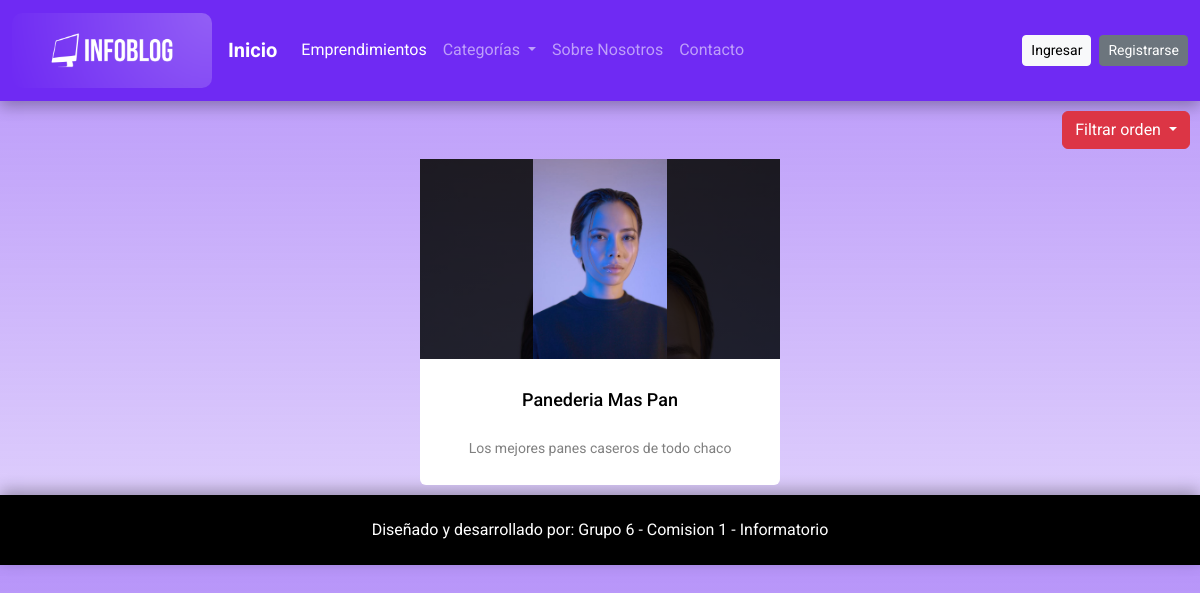
Page /emprendimientos/Filtrar/Alimentario/asc on the earlier database version.
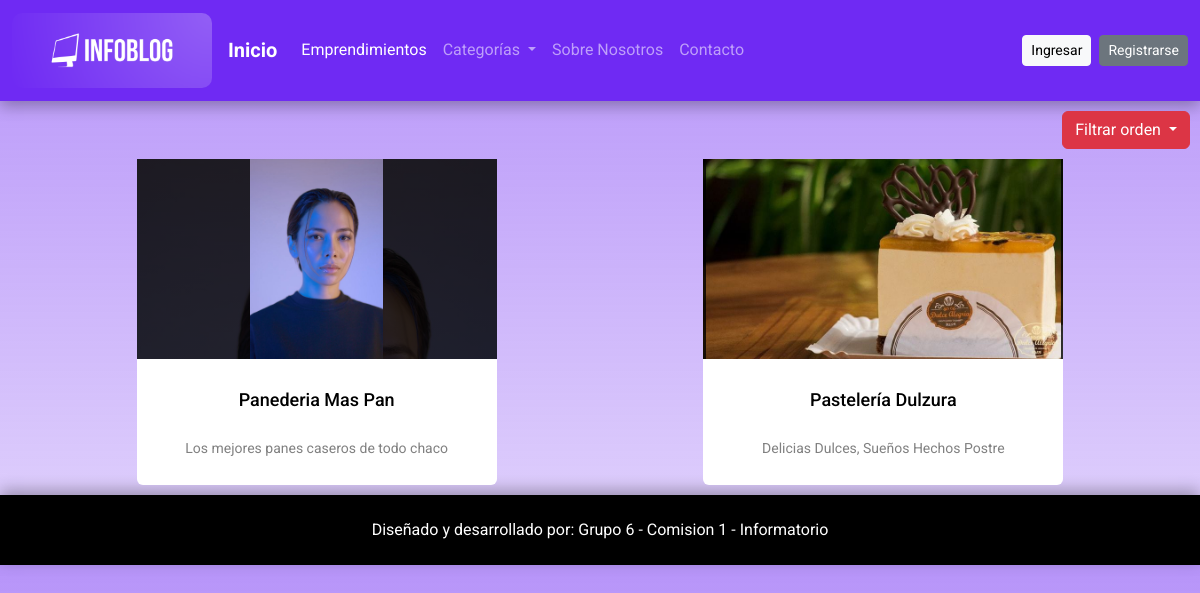
Same page on the later database version.
### apps/empr/models.py (models this page shows, shortened)
class Emprendimientos(models.Model):
    creado = models.DateTimeField(
		'creado',
		auto_now_add=True
	)
    modificado = models.DateTimeField(
		'modificado',
		auto_now=True
	)
    titulo = models.CharField(max_length=80)
    resumen = models.TextField()
    contenido = models.TextField()
    autor = models.ForeignKey(User, on_delete = models.CASCADE)
    imagen = models.ImageField(upload_to= 'empr')
    categoria = models.ForeignKey(Categoria, on_delete = models.CASCADE)

### apps/empr/views.py (the view)
# urls.py: path('Filtrar/<str:nombre>/<str:orden>', views.FiltrarPorOrden.as_view(), name='filtrar_orden_cat'),
class FiltrarPorOrden(ListView):
    model = Emprendimientos
    template_name = 'empr/filtrar-orden.html'
    context_object_name = 'emprendimientos'
    def get_queryset(self):
        nombre = self.kwargs.get('nombre')
        if nombre:
            queryset = Emprendimientos.objects.filter(categoria__nombre=nombre)
        else:
            queryset = Emprendimientos.objects.all()
        orden = self.kwargs.get('orden')
        if orden == 'asc':
            queryset = queryset.order_by('titulo')
        elif orden == 'desc':
            queryset = queryset.order_by('-titulo')
        elif orden == 'antiguedad-asc':
            queryset = queryset.annotate(creado_date=Func(F('creado'), function='date')).order_by('-creado_date')
        elif orden == 'antiguedad-desc':
            queryset = queryset.annotate(creado_date=Func(F('creado'), function='date')).order_by('creado_date')
        return queryset
    def get_context_data(self, **kwargs):
        context = super().get_context_data(**kwargs)
        context['nombre'] = self.kwargs.get('nombre')
        return context

### proyectoFinal/context_processors.py (called while the page is built)
def categorias_processor(request):
    cat_context = Categoria.objects.all()
    num_categorias = len(cat_context)
    return {
        'cat_context': cat_context,
        'num_categorias': num_categorias,
    }

def emprendimientos_processor(request):
    emprendimientos = Emprendimientos.objects.all()
    num_emprendimientos = len(emprendimientos)
    return{
        'empr_context': emprendimientos,
        'num_emprendimientos': num_emprendimientos,
    }

def usuarios_processor(request):
    usuarios = User.objects.all()
    num_usuarios = len(usuarios)
    return{
        'num_usuarios': num_usuarios
    }

def emprendimientos_categorias(request):
    categorias = Categoria.objects.filter(emprendimientos__isnull=False).distinct()
    emprendimientos_por_categoria = {}
    paginate_by = 6
    for cat in categorias:
        emprendimientos = Emprendimientos.objects.filter(categoria=cat)
        emprendimientos_por_categoria[cat] = emprendimientos
    return {'empr_cat': emprendimientos_por_categoria}

### templates/empr/filtrar-orden.html (shortened to what this page needs)
{% extends 'base.html' %}
{% block css %}
{% load static %}
<link rel="stylesheet" href="{% static 'css/style_filtrar.css'%}">
{% endblock css %}
{% block contenido %}
<div class="base">
  <div class="filtros">
    <div class="just dropdown">
      <button class="btn btn-danger dropdown-toggle" type="button" data-bs-toggle="dropdown" aria-expanded="false">
        Filtrar orden
      </button>
    </div>
  </div>
  <div class="empr">
    {%if emprendimientos%}
    {%for emprendimimento in emprendimientos%}
    <div class="card" style="border: none;">
        <a href="{% url 'empr:detalle_emprendimiento' emprendimimento.pk %}">
        <div class="img-content" style="background: linear-gradient(rgba(0,0,0,0.8),rgba(0,0,0,0.8)) ,url({{emprendimimento.imagen.url}}); background-size: cover;">
          <img src="{{emprendimimento.imagen.url}}" alt="foto">
        </div>
        <div class="card-content">
          <h2 class="titulo">{{emprendimimento.titulo}}</h2>
          <p class="name">{{emprendimimento.resumen}}</p>
        </div>
      </a>
    </div>
    {%endfor%}
    {%else%}
    <h1 class="no-disponible">No hay emprendimientos disponibles para esta sección</h1>
    {%endif%}
  </div>
</div>
{% endblock contenido %}

Differences in the rows shown:
added Emprendimientos: imagen (picture), titulo "Pastelería Dulzura", resumen "Delicias Dulces, Sueños Hechos Postre"
